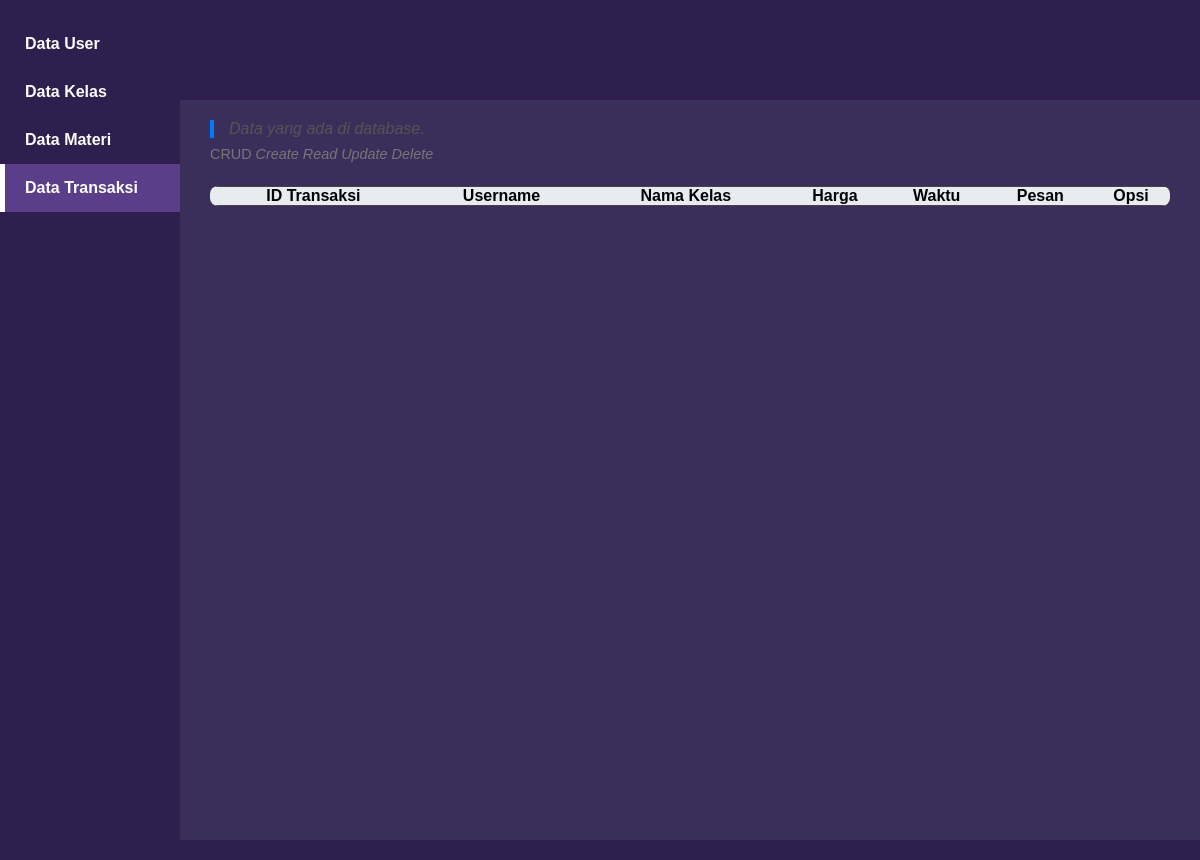
The page /admin/Transaksi/index.php on the database as committed earlier.
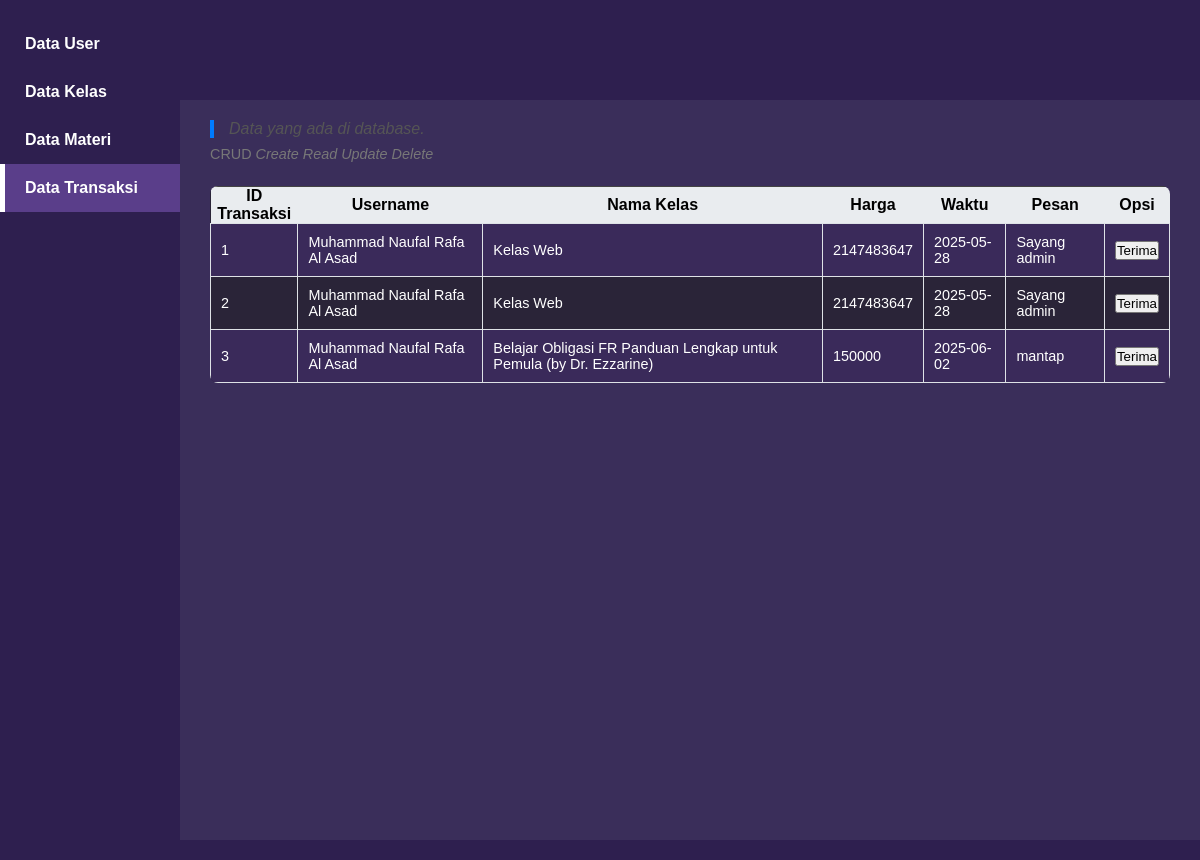
The same page on the database as committed later.
### tables this page shows
CREATE TABLE `transaksi` (
  `ID_Transaksi` int(11) NOT NULL,
  `US_ID` int(255) NOT NULL,
  `ID_kelas` int(11) NOT NULL,
  `Harga` int(11) NOT NULL,
  `Waktu` date NOT NULL DEFAULT current_timestamp(),
  `Pesan` varchar(255) DEFAULT NULL
);

CREATE TABLE `users` (
  `US_ID` int(255) NOT NULL,
  `US_NAME` varchar(255) NOT NULL,
  `US_EMAIL` varchar(255) NOT NULL,
  `Jenis_Kelamin` varchar(255) NOT NULL,
  `FILE_KTP` varchar(255) NOT NULL,
  `FILE_PHOTO` varchar(255) NOT NULL,
  `US_Password` varchar(255) NOT NULL,
  `US_No.hp` varchar(255) NOT NULL,
  `US_STAT` varchar(255) NOT NULL DEFAULT 'USER'
);

CREATE TABLE `kelasonline` (
  `ID_Kelas` int(11) NOT NULL,
  `Nama` varchar(255) NOT NULL,
  `Harga` decimal(65,0) NOT NULL,
  `img` varchar(255) NOT NULL DEFAULT 'image.png',
  `Deskripsi` varchar(255) NOT NULL,
  `detail` text NOT NULL DEFAULT 'Ini adalah kelas',
  `Materi` varchar(255) DEFAULT NULL
);

### admin/Transaksi/index.php (the view, shortened to what this page needs)
<?php
$servername = "localhost";
$username = "root";
$password = "";
$db = "ukl_coinomy";
$conn = new mysqli($servername, $username, $password, $db);
$query = "SELECT t.ID_Transaksi AS id_transaksi, u.US_NAME as username, k.Nama AS nama_kelas, t.Harga as harga, t.Waktu AS waktu, t.Pesan as pesan FROM transaksi t JOIN users u ON t.US_ID=u.US_ID JOIN kelasonline k ON t.ID_kelas = k.ID_Kelas ORDER BY t.ID_Transaksi ASC;";
$result = $conn->query($query);
?>
<!DOCTYPE html>
<html lang="en">
<head>
    <link rel="stylesheet" href="css/style.css">
    <link rel="stylesheet" href="css/Ctabel.css">
    <link rel="stylesheet" href="../admin.css">
</head>
<body>
    <div class="flex-wrapper">
        <aside class="sidebar">
            <ul>
                <li><a href="../index.php">Data User</a></li>
                <li><a href="../Class/Ctabel.php">Data Kelas</a></li>
                <li><a href="../materi/Tabelmateri.php">Data Materi</a></li>
                <li><a href="index.php" class="active">Data Transaksi</a></li>
            </ul>
        </aside>
        <div class="container">
            <figure>
                <blockquote class="blockquote">
                    <p>Data yang ada di database.</p>
                </blockquote>
                <figcaption class="blockquote-footer">
                    CRUD <cite title="Source Title">Create Read Update Delete</cite>
                </figcaption>
            </figure>
            <table>
                <th>
                    <tr>
                        <th>ID Transaksi</th>
                        <th>Username</th>
                        <th>Nama Kelas</th>
                        <th>Harga</th>
                        <th>Waktu</th>
                        <th>Pesan</th>
                        <th>Opsi</th>
                    </tr>
                    <?php while ($row = $result->fetch_assoc()) { ?>
                        <tr id="tr-<?= $row['id_transaksi'] ?>">
                            <td><?= $row['id_transaksi'] ?></td>
                            <td><?= $row['username'] ?></td>
                            <td><?= $row['nama_kelas'] ?></td>
                            <td><?= $row['harga'] ?></td>
                            <td><?= $row['waktu'] ?></td>
                            <td><?= $row['pesan'] ?></td>
                            <td>
                                <button id="btnTerima" onclick="alert('Mantap');">Terima</button>
                            </td>
                        </tr>
                    <?php } ?>
                </th>
            </table>
        </div>
    </div>
</body>
</html>

Rows that differ between the two databases and show on the page:
added transaksi: ID_Transaksi "1", US_ID.US_NAME "Muhammad Naufal Rafa Al Asad", ID_kelas.Nama "Kelas Web", Harga "2147483647", Waktu "2025-05-28", Pesan "Sayang admin"
added transaksi: ID_Transaksi "2", US_ID.US_NAME "Muhammad Naufal Rafa Al Asad", ID_kelas.Nama "Kelas Web", Harga "2147483647", Waktu "2025-05-28", Pesan "Sayang admin"
added transaksi: ID_Transaksi "3", US_ID.US_NAME "Muhammad Naufal Rafa Al Asad", ID_kelas.Nama "Belajar Obligasi FR Panduan Lengkap untuk Pemula (by Dr. Ezzarine)", Harga "150000", Waktu "2025-06-02", Pesan "mantap"
